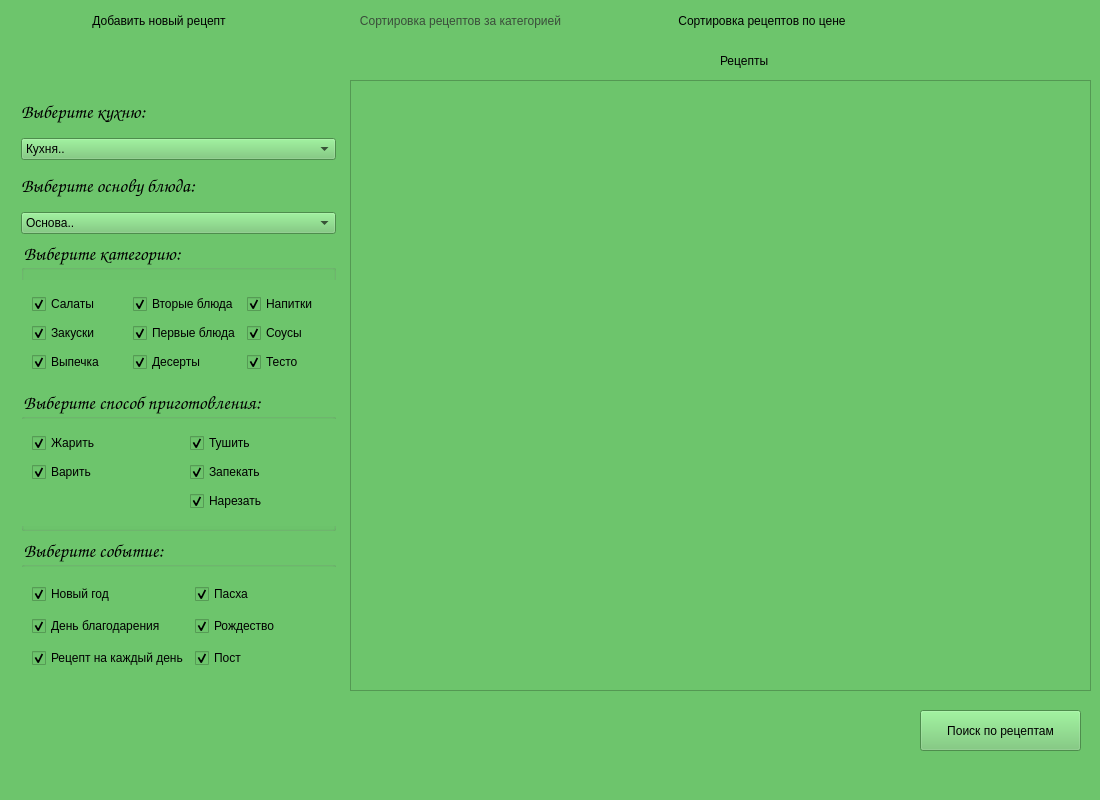
<?xml version="1.0" encoding="UTF-8"?>
<ui version="4.0">
 <class>MainWindow</class>
 <widget class="QMainWindow" name="MainWindow">
  <property name="geometry">
   <rect>
    <x>0</x>
    <y>0</y>
    <width>1100</width>
    <height>800</height>
   </rect>
  </property>
  <property name="windowTitle">
   <string>MainWindow</string>
  </property>
  <property name="styleSheet">
   <string notr="true">background-color: rgb(109, 197, 108);
font: 75 italic 14pt &quot;URW Chancery L&quot;;</string>
  </property>
  <widget class="QWidget" name="centralWidget">
   <widget class="QLabel" name="label_3">
    <property name="geometry">
     <rect>
      <x>320</x>
      <y>-50</y>
      <width>361</width>
      <height>17</height>
     </rect>
    </property>
    <property name="lineWidth">
     <number>1</number>
    </property>
    <property name="text">
     <string>Добавление нового рецепта</string>
    </property>
   </widget>
   <widget class="QWidget" name="verticalLayoutWidget_3">
    <property name="geometry">
     <rect>
      <x>10</x>
      <y>80</y>
      <width>337</width>
      <height>611</height>
     </rect>
    </property>
    <layout class="QVBoxLayout" name="verticalLayout_5">
     <item>
      <layout class="QVBoxLayout" name="verticalLayout">
       <item>
        <widget class="QLabel" name="label">
         <property name="font">
          <font>
           <family>URW Chancery L</family>
           <pointsize>14</pointsize>
           <weight>9</weight>
           <italic>true</italic>
           <bold>false</bold>
          </font>
         </property>
         <property name="text">
          <string>Выберите кухню:</string>
         </property>
        </widget>
       </item>
       <item>
        <widget class="QComboBox" name="cousine_cmBx">
         <property name="currentText">
          <string>Кухня..</string>
         </property>
         <item>
          <property name="text">
           <string>Кухня..</string>
          </property>
         </item>
         <item>
          <property name="text">
           <string>Украинская</string>
          </property>
         </item>
         <item>
          <property name="text">
           <string>Русская</string>
          </property>
         </item>
         <item>
          <property name="text">
           <string>Узбекская</string>
          </property>
         </item>
         <item>
          <property name="text">
           <string>Китайская</string>
          </property>
         </item>
         <item>
          <property name="text">
           <string>Ирландская</string>
          </property>
         </item>
         <item>
          <property name="text">
           <string>Итальянская</string>
          </property>
         </item>
         <item>
          <property name="text">
           <string>Корейская</string>
          </property>
         </item>
         <item>
          <property name="text">
           <string>Грузинская</string>
          </property>
         </item>
         <item>
          <property name="text">
           <string>Японская</string>
          </property>
         </item>
         <item>
          <property name="text">
           <string>Французкая</string>
          </property>
         </item>
        </widget>
       </item>
       <item>
        <widget class="QLabel" name="label_2">
         <property name="font">
          <font>
           <family>URW Chancery L</family>
           <pointsize>14</pointsize>
           <weight>9</weight>
           <italic>true</italic>
           <bold>false</bold>
          </font>
         </property>
         <property name="text">
          <string>Выберите основу блюда:</string>
         </property>
        </widget>
       </item>
       <item>
        <widget class="QComboBox" name="basis_cmBx">
         <item>
          <property name="text">
           <string>Основа..</string>
          </property>
         </item>
         <item>
          <property name="text">
           <string>Мучное</string>
          </property>
         </item>
         <item>
          <property name="text">
           <string>Овощи</string>
          </property>
         </item>
         <item>
          <property name="text">
           <string>Рыба</string>
          </property>
         </item>
         <item>
          <property name="text">
           <string>Мясо</string>
          </property>
         </item>
        </widget>
       </item>
      </layout>
     </item>
     <item>
      <widget class="QGroupBox" name="category_grBx">
       <property name="font">
        <font>
         <family>URW Chancery L</family>
         <pointsize>14</pointsize>
         <weight>9</weight>
         <italic>true</italic>
         <bold>false</bold>
        </font>
       </property>
       <property name="title">
        <string>Выберите категорию:</string>
       </property>
       <widget class="QWidget" name="gridLayoutWidget">
        <property name="geometry">
         <rect>
          <x>0</x>
          <y>40</y>
          <width>331</width>
          <height>107</height>
         </rect>
        </property>
        <layout class="QGridLayout" name="gridLayout">
         <item row="0" column="2">
          <widget class="QCheckBox" name="drinks_chBx">
           <property name="text">
            <string>Напитки</string>
           </property>
           <property name="checked">
            <bool>true</bool>
           </property>
          </widget>
         </item>
         <item row="0" column="0">
          <widget class="QCheckBox" name="salad_chBx">
           <property name="text">
            <string>Салаты</string>
           </property>
           <property name="checked">
            <bool>true</bool>
           </property>
          </widget>
         </item>
         <item row="2" column="0">
          <widget class="QCheckBox" name="bakery_chBx">
           <property name="text">
            <string>Выпечка</string>
           </property>
           <property name="checked">
            <bool>true</bool>
           </property>
          </widget>
         </item>
         <item row="1" column="0">
          <widget class="QCheckBox" name="snak_chBx">
           <property name="text">
            <string>Закуски</string>
           </property>
           <property name="checked">
            <bool>true</bool>
           </property>
          </widget>
         </item>
         <item row="2" column="1">
          <widget class="QCheckBox" name="dessert_chBx">
           <property name="text">
            <string>Десерты</string>
           </property>
           <property name="checked">
            <bool>true</bool>
           </property>
          </widget>
         </item>
         <item row="0" column="1">
          <widget class="QCheckBox" name="second_dish_chBx">
           <property name="text">
            <string>Вторые блюда</string>
           </property>
           <property name="checked">
            <bool>true</bool>
           </property>
          </widget>
         </item>
         <item row="1" column="2">
          <widget class="QCheckBox" name="sauce_chBx">
           <property name="styleSheet">
            <string notr="true">font: 75 italic 13pt &quot;URW Chancery L&quot;;</string>
           </property>
           <property name="text">
            <string>Соусы</string>
           </property>
           <property name="checked">
            <bool>true</bool>
           </property>
          </widget>
         </item>
         <item row="1" column="1">
          <widget class="QCheckBox" name="first_dish_chBx">
           <property name="text">
            <string>Первые блюда</string>
           </property>
           <property name="checked">
            <bool>true</bool>
           </property>
          </widget>
         </item>
         <item row="2" column="2">
          <widget class="QCheckBox" name="dough_chBx">
           <property name="text">
            <string>Тесто</string>
           </property>
           <property name="checked">
            <bool>true</bool>
           </property>
          </widget>
         </item>
        </layout>
       </widget>
      </widget>
     </item>
     <item>
      <widget class="QGroupBox" name="method_grBx">
       <property name="font">
        <font>
         <family>URW Chancery L</family>
         <pointsize>14</pointsize>
         <weight>9</weight>
         <italic>true</italic>
         <bold>false</bold>
        </font>
       </property>
       <property name="title">
        <string>Выберите способ приготовления:</string>
       </property>
       <widget class="QWidget" name="gridLayoutWidget_3">
        <property name="geometry">
         <rect>
          <x>0</x>
          <y>30</y>
          <width>331</width>
          <height>107</height>
         </rect>
        </property>
        <layout class="QGridLayout" name="gridLayout_3">
         <item row="1" column="1">
          <widget class="QCheckBox" name="bake_chBx">
           <property name="text">
            <string>Запекать</string>
           </property>
           <property name="checked">
            <bool>true</bool>
           </property>
          </widget>
         </item>
         <item row="0" column="1">
          <widget class="QCheckBox" name="stew_chBx">
           <property name="text">
            <string>Тушить</string>
           </property>
           <property name="checked">
            <bool>true</bool>
           </property>
          </widget>
         </item>
         <item row="1" column="0">
          <widget class="QCheckBox" name="boil_chBx">
           <property name="text">
            <string>Варить</string>
           </property>
           <property name="checked">
            <bool>true</bool>
           </property>
          </widget>
         </item>
         <item row="0" column="0">
          <widget class="QCheckBox" name="fry_chBx">
           <property name="text">
            <string>Жарить</string>
           </property>
           <property name="checked">
            <bool>true</bool>
           </property>
          </widget>
         </item>
         <item row="2" column="1">
          <widget class="QCheckBox" name="cut_chBx">
           <property name="text">
            <string>Нарезать</string>
           </property>
           <property name="checked">
            <bool>true</bool>
           </property>
          </widget>
         </item>
        </layout>
       </widget>
      </widget>
     </item>
     <item>
      <widget class="QGroupBox" name="event_grBx">
       <property name="font">
        <font>
         <family>URW Chancery L</family>
         <pointsize>14</pointsize>
         <weight>9</weight>
         <italic>true</italic>
         <bold>false</bold>
        </font>
       </property>
       <property name="title">
        <string>Выберите событие:</string>
       </property>
       <widget class="QWidget" name="gridLayoutWidget_2">
        <property name="geometry">
         <rect>
          <x>0</x>
          <y>30</y>
          <width>331</width>
          <height>121</height>
         </rect>
        </property>
        <layout class="QGridLayout" name="gridLayout_2">
         <item row="0" column="0">
          <widget class="QCheckBox" name="new_year_chBx">
           <property name="text">
            <string>Новый год</string>
           </property>
           <property name="checked">
            <bool>true</bool>
           </property>
          </widget>
         </item>
         <item row="2" column="0">
          <widget class="QCheckBox" name="christmas_chBx_2">
           <property name="text">
            <string>Рецепт на каждый день</string>
           </property>
           <property name="checked">
            <bool>true</bool>
           </property>
          </widget>
         </item>
         <item row="1" column="1">
          <widget class="QCheckBox" name="christmas_chBx">
           <property name="text">
            <string>Рождество</string>
           </property>
           <property name="checked">
            <bool>true</bool>
           </property>
          </widget>
         </item>
         <item row="0" column="1">
          <widget class="QCheckBox" name="easter_chBx">
           <property name="text">
            <string>Пасха</string>
           </property>
           <property name="checked">
            <bool>true</bool>
           </property>
          </widget>
         </item>
         <item row="1" column="0">
          <widget class="QCheckBox" name="thanks_give_day_chBx">
           <property name="text">
            <string>День благодарения</string>
           </property>
           <property name="checked">
            <bool>true</bool>
           </property>
          </widget>
         </item>
         <item row="2" column="1">
          <widget class="QCheckBox" name="thanks_give_day_chBx_2">
           <property name="text">
            <string>Пост</string>
           </property>
           <property name="checked">
            <bool>true</bool>
           </property>
          </widget>
         </item>
        </layout>
       </widget>
      </widget>
     </item>
    </layout>
   </widget>
   <widget class="QTableWidget" name="recipes_tblWidget">
    <property name="geometry">
     <rect>
      <x>350</x>
      <y>80</y>
      <width>741</width>
      <height>611</height>
     </rect>
    </property>
   </widget>
   <widget class="QLabel" name="label_4">
    <property name="geometry">
     <rect>
      <x>720</x>
      <y>50</y>
      <width>141</width>
      <height>21</height>
     </rect>
    </property>
    <property name="styleSheet">
     <string notr="true">background-color: rgb(109, 197, 108);
font: 75 italic 20pt &quot;URW Chancery L&quot;;</string>
    </property>
    <property name="text">
     <string>Рецепты</string>
    </property>
   </widget>
   <widget class="QPushButton" name="find_Btn">
    <property name="geometry">
     <rect>
      <x>920</x>
      <y>710</y>
      <width>161</width>
      <height>41</height>
     </rect>
    </property>
    <property name="text">
     <string>Поиск по рецептам</string>
    </property>
   </widget>
   <widget class="QWidget" name="horizontalLayoutWidget">
    <property name="geometry">
     <rect>
      <x>0</x>
      <y>0</y>
      <width>921</width>
      <height>41</height>
     </rect>
    </property>
    <layout class="QHBoxLayout" name="horizontalLayout">
     <item>
      <widget class="QPushButton" name="show_add_recipe_page_btn">
       <property name="sizePolicy">
        <sizepolicy hsizetype="Minimum" vsizetype="Fixed">
         <horstretch>0</horstretch>
         <verstretch>0</verstretch>
        </sizepolicy>
       </property>
       <property name="styleSheet">
        <string notr="true">background-color: rgb(109, 197, 108);
font: 75 italic 18pt &quot;URW Chancery L&quot;;</string>
       </property>
       <property name="text">
        <string>Добавить новый рецепт</string>
       </property>
       <property name="flat">
        <bool>true</bool>
       </property>
      </widget>
     </item>
     <item>
      <widget class="QPushButton" name="show_select_recipe">
       <property name="enabled">
        <bool>false</bool>
       </property>
       <property name="sizePolicy">
        <sizepolicy hsizetype="Minimum" vsizetype="Fixed">
         <horstretch>0</horstretch>
         <verstretch>0</verstretch>
        </sizepolicy>
       </property>
       <property name="styleSheet">
        <string notr="true">color: rgb(58, 77, 58);
font: 75 italic 18pt &quot;URW Chancery L&quot;;</string>
       </property>
       <property name="text">
        <string>Сортировка рецептов за категорией</string>
       </property>
       <property name="flat">
        <bool>true</bool>
       </property>
      </widget>
     </item>
     <item>
      <widget class="QPushButton" name="show_sort_recipe">
       <property name="sizePolicy">
        <sizepolicy hsizetype="Minimum" vsizetype="Fixed">
         <horstretch>0</horstretch>
         <verstretch>0</verstretch>
        </sizepolicy>
       </property>
       <property name="styleSheet">
        <string notr="true">background-color: rgb(109, 197, 108);
font: 75 italic 18pt &quot;URW Chancery L&quot;;</string>
       </property>
       <property name="text">
        <string>Сортировка рецептов по цене</string>
       </property>
       <property name="flat">
        <bool>true</bool>
       </property>
      </widget>
     </item>
    </layout>
   </widget>
  </widget>
 </widget>
 <layoutdefault spacing="6" margin="11"/>
 <resources/>
 <connections/>
</ui>
